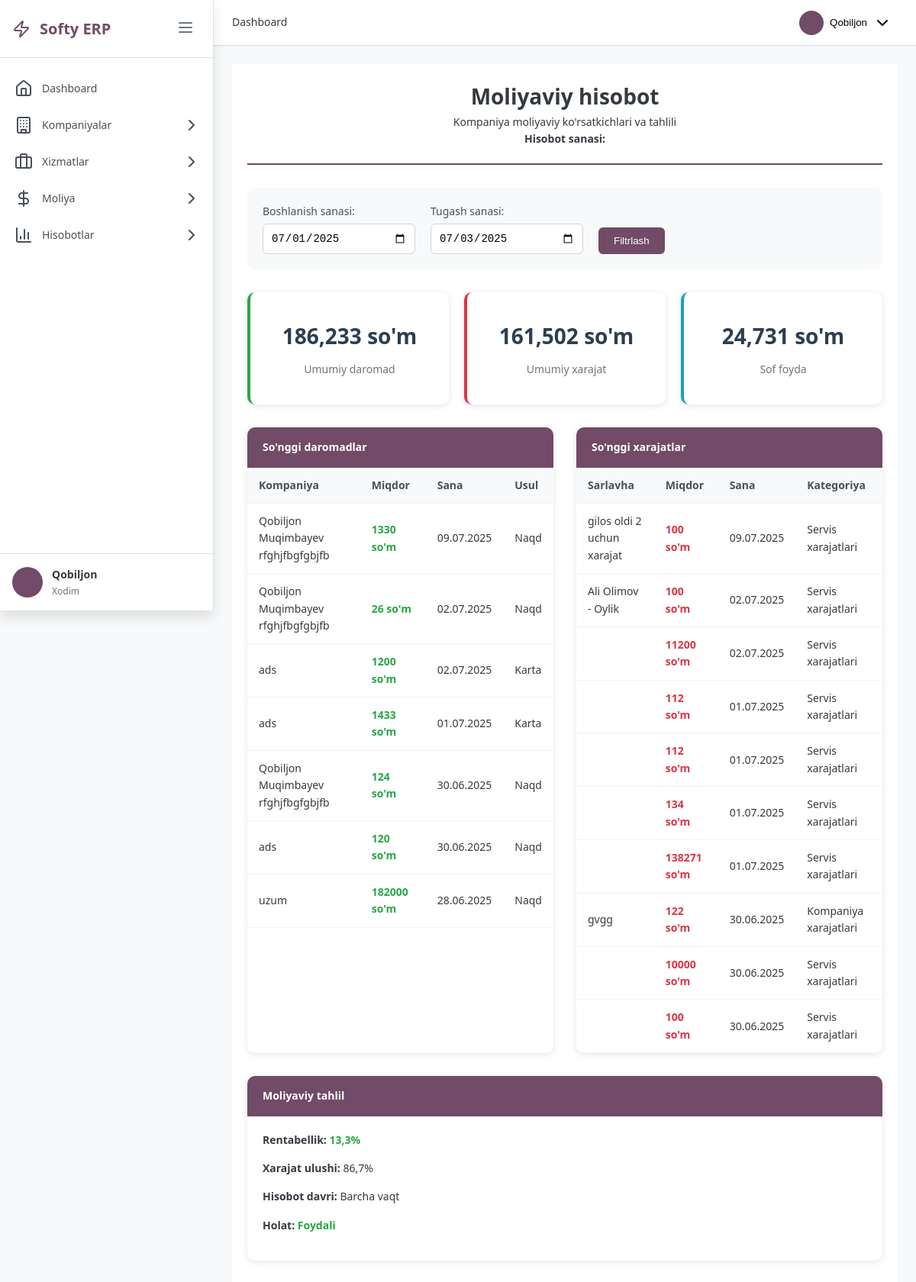
Page /financial-report/ (signed in) on the earlier database version.
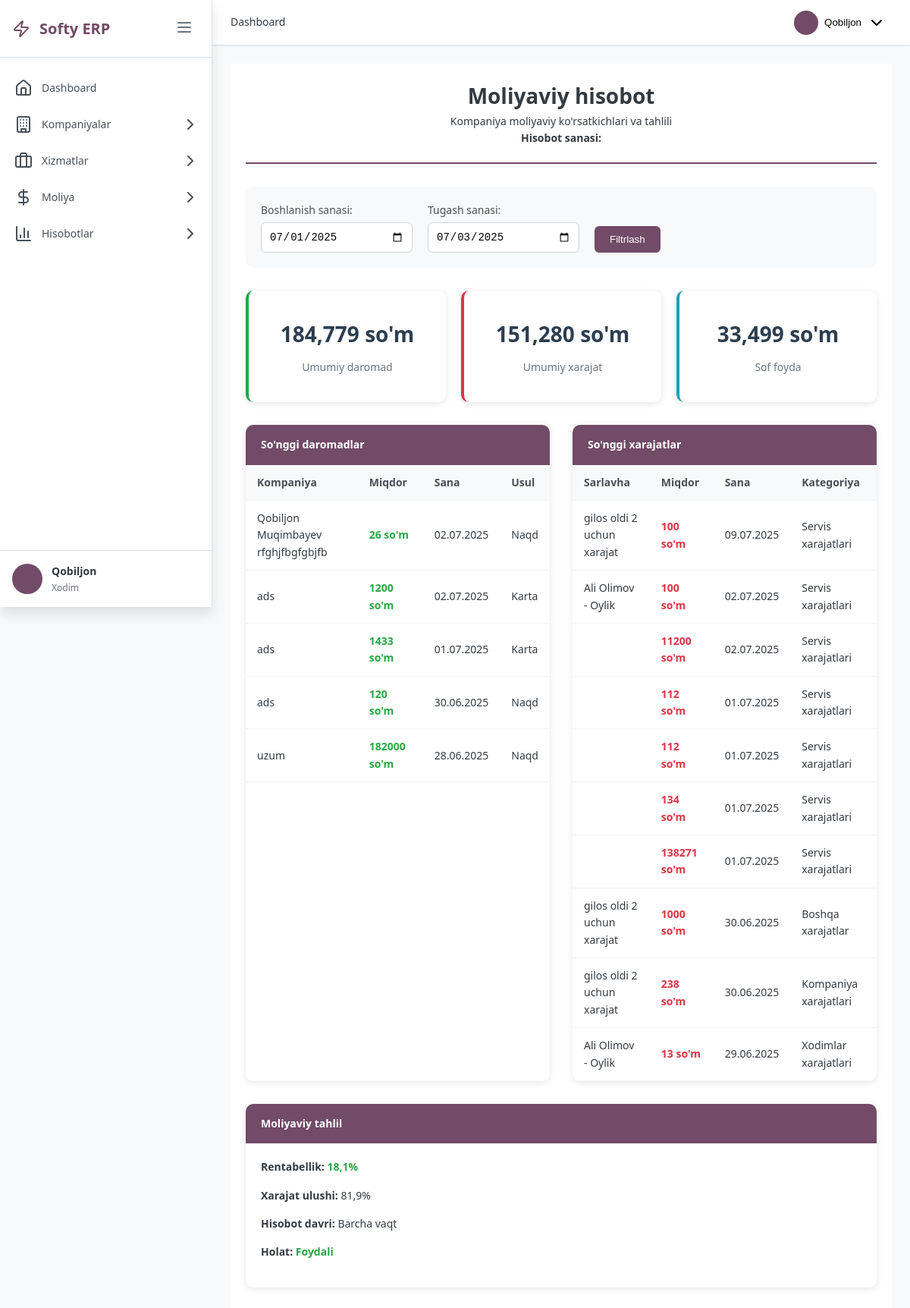
Same page on the later database version.
### main/models.py (models this page shows, shortened)
class Income(models.Model):
    STATUS_CHOICES = [
        ('received', 'Qabul qilingan'),
        ('pending', 'Kutilmoqda'),
        ('partial', 'Qisman to\'langan'),
    ]
    PAYMENT_METHOD_CHOICES = [
        ('cash', 'Naqd'),
        ('card', 'Karta'),
        ('transfer', 'O\'tkazma'),
    ]
    company = models.ForeignKey(
        Company,
        on_delete=models.CASCADE,
        related_name='incomes',
        verbose_name="Kompaniya"
    )
    service = models.ForeignKey(
        Service,
        on_delete=models.CASCADE,
        related_name='incomes',
        verbose_name="Xizmat"
    )
    amount = models.DecimalField(
        max_digits=15,
        decimal_places=2,
        verbose_name="Miqdor"
    )
    status = models.CharField(
        max_length=20,
        choices=STATUS_CHOICES,
        default='pending',
        verbose_name="Holat"
    )
    payment_method = models.CharField(
        max_length=20,
        choices=PAYMENT_METHOD_CHOICES,
        verbose_name="To'lov usuli"
    )
    payment_date = models.DateField(verbose_name="To'lov sanasi")
    notes = models.TextField(blank=True, null=True, verbose_name="Izoh")
    update_date = models.DateTimeField(auto_now=True, verbose_name="Yangilangan sana")
    created_date = models.DateTimeField(auto_now_add=True, verbose_name="Yaratilgan sana")
    taxes = models.DecimalField(
        max_digits=10,
        decimal_places=2,
        default=0,
        verbose_name="Soliq"
    )
    created_by = models.ForeignKey(
        Employees,
        on_delete=models.SET_NULL,
        null=True,
        related_name='created_incomes',
        verbose_name="Yaratgan"
    )
    updated_by = models.ForeignKey(
        Employees,
        on_delete=models.SET_NULL,
        null=True,
        blank=True,
        related_name='updated_incomes',
        verbose_name="Yangilagan"
    )
    class Meta:
        verbose_name = "Daromad"
        verbose_name_plural = "Daromadlar"
        ordering = ['-payment_date']

class Company(models.Model):
    name = models.CharField(max_length=255, verbose_name="Nomi")
    stir = models.CharField(max_length=9, unique=True, help_text="STIR raqami (9 raqam)")
    full_name = models.CharField(max_length=500, blank=True, null=True, verbose_name="Xodiminin ism familyasi")
    phone_regex = RegexValidator(
        regex=r'^\+?998[0-9]{9}$',
        message="Telefon raqam formati: +998901234567"
    )
    phone_number = models.CharField(
        validators=[phone_regex],
        max_length=17,
        blank=True,
        null=True,
        verbose_name="Telefon raqam"
    )
    email = models.EmailField(blank=True, null=True, verbose_name="Email")
    created_date = models.DateTimeField(auto_now_add=True, verbose_name="Yaratilgan sana")
    update_date = models.DateTimeField(auto_now=True, verbose_name="Yangilangan sana")
    comment = models.TextField(blank=True, null=True, verbose_name="Izoh")
    created_by = models.ForeignKey(
        Employees,
        on_delete=models.SET_NULL,
        null=True,
        related_name='created_companies',
        verbose_name="Yaratgan"
    )
    updated_by = models.ForeignKey(
        Employees,
        on_delete=models.SET_NULL,
        null=True,
        blank=True,
        related_name='updated_companies',
        verbose_name="Yangilagan"
    )
    class Meta:
        verbose_name = "Kompaniya"
        verbose_name_plural = "Kompaniyalar"
        ordering = ['-created_date']

class Expenses(models.Model):
    PAYMENT_METHOD_CHOICES = [
        ('cash', 'Naqd'),
        ('card', 'Karta'),
        ('transfer', 'O\'tkazma'),
        ('check', 'Chek'),
    ]
    service = models.ForeignKey(
        Service,
        on_delete=models.CASCADE,
        related_name='expenses',
        help_text="Loyiha/Xizmat",
        verbose_name="Xizmat",
        null=True
    )
    employee = models.ForeignKey(
        Employees,
        on_delete=models.CASCADE,
        related_name='expenses',
        verbose_name="Xodim",
        null=True
    )
    title = models.CharField(max_length=255, verbose_name="Sarlavha")
    amount = models.DecimalField(
        max_digits=12,
        decimal_places=2,
        verbose_name="Miqdor"
    )
    date = models.DateField(verbose_name="Sana")
    category = models.ForeignKey(
        ExpensesCategory,
        on_delete=models.CASCADE,
        related_name='expenses',
        verbose_name="Kategoriya"
    )
    payment_method = models.CharField(
        max_length=20,
        choices=PAYMENT_METHOD_CHOICES,
        verbose_name="To'lov usuli"
    )
    created_by = models.ForeignKey(
        Employees,
        on_delete=models.SET_NULL,
        null=True,
        related_name='created_expenses',
        verbose_name="Yaratgan"
    )
    notes = models.TextField(blank=True, null=True, verbose_name="Izoh")
    created_date = models.DateTimeField(auto_now_add=True, verbose_name="Yaratilgan sana")
    class Meta:
        verbose_name = "Xarajat"
        verbose_name_plural = "Xarajatlar"
        ordering = ['-date']

class ExpensesCategory(models.Model):
    name = models.CharField(max_length=255, verbose_name="Nomi")
    is_active = models.BooleanField(default=True, verbose_name="Faol")
    created_date = models.DateTimeField(auto_now_add=True, verbose_name="Yaratilgan sana")
    tax_rate = models.IntegerField(default=0)
    notes = models.TextField(blank=True, null=True, verbose_name="Izoh")  # TextField
    class Meta:
        verbose_name = "Xarajat kategoriyasi"
        verbose_name_plural = "Xarajat kategoriyalari"
        ordering = ['name']

### main/views/analitika.py (the view)
# urls.py: path('financial-report/', analitika.financial_report, name='financial_report'),
@login_required
def financial_report(request):
    start_date = request.GET.get('start_date')
    end_date = request.GET.get('end_date')
    income_filter = Q()
    expense_filter = Q()
    if start_date:
        income_filter &= Q(payment_date__gte=start_date)
        expense_filter &= Q(date__gte=start_date)
    if end_date:
        income_filter &= Q(payment_date__lte=end_date)
        expense_filter &= Q(date__lte=end_date)
    incomes = Income.objects.filter(income_filter, status='received')
    expenses = Expenses.objects.filter(expense_filter)
    total_income = incomes.aggregate(total=Sum('amount'))['total'] or Decimal('0')
    total_expenses = expenses.aggregate(total=Sum('amount'))['total'] or Decimal('0')
    profit = total_income - total_expenses
    profit_margin = round((profit / total_income * 100), 1) if total_income > 0 else 0
    expense_ratio = round((total_expenses / total_income * 100), 1) if total_income > 0 else 100
    status_text = "Foydali" if profit >= 0 else "Zarar"
    status_class = "amount-positive" if profit >= 0 else "amount-negative"
    status_icon = "fas fa-check-circle" if profit >= 0 else "fas fa-exclamation-triangle"
    if start_date and end_date:
        start_obj = datetime.strptime(start_date, '%Y-%m-%d')
        end_obj = datetime.strptime(end_date, '%Y-%m-%d')
        period_text = f"{start_obj.strftime('%d.%m.%Y')} - {end_obj.strftime('%d.%m.%Y')}"
    else:
        period_text = "Barcha vaqt"
    total_income_formatted = f"{total_income:,.0f}"
    total_expenses_formatted = f"{total_expenses:,.0f}"
    profit_formatted = f"{profit:,.0f}"
    context = {
        'title': 'Moliyaviy hisobot',
        'total_income': total_income,
        'total_expenses': total_expenses,
        'profit': profit,
        'total_income_formatted': total_income_formatted,
        'total_expenses_formatted': total_expenses_formatted,
        'profit_formatted': profit_formatted,
        'profit_margin': profit_margin,
        'expense_ratio': expense_ratio,
        'status_text': status_text,
        'status_class': status_class,
        'status_icon': status_icon,
        'period_text': period_text,
        'start_date': start_date,
        'end_date': end_date,
        'recent_incomes': incomes.order_by('-payment_date')[:10],
        'recent_expenses': expenses.order_by('-date')[:10],
    }
    return render(request, 'main/financial_report.html', context)

### templates/main/financial_report.html (shortened to what the changed rows need)
{% extends 'base.html' %}
    <link href="{% load static %}{% static 'css/main/analitika.css' %}" rel="stylesheet" {% block content %}
</head>
<body>
    <div class="report-container">
        <div class="report-header">
            <h1> Moliyaviy hisobot</h1>
        </div>
        <div class="financial-summary-grid">
            <div class="summary-card-report income">
                <h3>{{ total_income_formatted }} so'm</h3>
                <p>Umumiy daromad</p>
            </div>
            <div class="summary-card-report expense">
                <h3>{{ total_expenses_formatted }} so'm</h3>
                <p>Umumiy xarajat</p>
            </div>
            <div class="summary-card-report profit">
                <h3 class="{{ status_class }}">
                    {{ profit_formatted }} so'm
                </h3>
                <p>Sof foyda</p>
            </div>
        </div>
        <div class="reports-section">
            <div class="report-table-container">
                <table class="report-table">
                    <thead>
                        <tr>
                            <th>Kompaniya</th>
                            <th>Miqdor</th>
                            <th>Sana</th>
                            <th>Usul</th>
                        </tr>
                    </thead>
                    <tbody>
                        {% for income in recent_incomes %}
                        <tr>
                            <td>{{ income.company.name }}</td>
                            <td class="amount-positive">{{ income.amount|floatformat:0 }} so'm</td>
                            <td>{{ income.payment_date|date:"d.m.Y" }}</td>
                            <td>{{ income.get_payment_method_display }}</td>
                        </tr>
                        {% empty %}
                        <tr>
                            <td colspan="4" style="text-align: center; color: #6c757d;">
                                Ma'lumot mavjud emas
                            </td>
                        </tr>
                        {% endfor %}
                    </tbody>
                </table>
            </div>
            <div class="report-table-container">
                <table class="report-table">
                    <thead>
                        <tr>
                            <th>Sarlavha</th>
                            <th>Miqdor</th>
                            <th>Sana</th>
                            <th>Kategoriya</th>
                        </tr>
                    </thead>
                    <tbody>
                        {% for expense in recent_expenses %}
                        <tr>
                            <td>{{ expense.title }}</td>
                            <td class="amount-negative">{{ expense.amount|floatformat:0 }} so'm</td>
                            <td>{{ expense.date|date:"d.m.Y" }}</td>
                            <td>{{ expense.category.name }}</td>
                        </tr>
                        {% empty %}
                        <tr>
                            <td colspan="4" style="text-align: center; color: #6c757d;">
                                Ma'lumot mavjud emas
                            </td>
                        </tr>
                        {% endfor %}
                    </tbody>
                </table>
            </div>
        </div>
        <div class="report-table-container" style="margin-bottom: 30px;">
            <div style="padding: 20px;">
                <div style="margin-bottom: 15px;">
                    <strong>Rentabellik:</strong>
                    <span class="{{ status_class }}">{{ profit_margin }}%</span>
                </div>
                <div style="margin-bottom: 15px;">
                    <strong>Xarajat ulushi:</strong>
                    <span>{{ expense_ratio }}%</span>
                </div>
            </div>
        </div>
    </div>
</body>
{% endblock %}

Differences in the rows shown:
removed Income: company.name "Qobiljon Muqimbayev rfghjfbgfgbjfb", amount "1330", payment_date "09.07.2025", payment_method "Naqd"
removed Income: company.name "Qobiljon Muqimbayev rfghjfbgfgbjfb", amount "124", payment_date "30.06.2025", payment_method "Naqd"
removed Expenses: title "gvgg", amount "122", date "30.06.2025", category.name "Kompaniya xarajatlari"
removed Expenses: amount "10000", date "30.06.2025", category.name "Servis xarajatlari"
removed Expenses: amount "100", date "30.06.2025", category.name "Servis xarajatlari"
now on this page (row unchanged): Expenses: title "gilos oldi 2 uchun xarajat", amount "1000", date "30.06.2025", category.name "Boshqa xarajatlar"
now on this page (row unchanged): Expenses: title "gilos oldi 2 uchun xarajat", amount "238", date "30.06.2025", category.name "Kompaniya xarajatlari"
now on this page (row unchanged): Expenses: title "Ali Olimov - Oylik", amount "13", date "29.06.2025", category.name "Xodimlar xarajatlari"
Other differences:
{{ total_income_formatted }}: "186,233" → "184,779"
{{ total_expenses_formatted }}: "161,502" → "151,280"
{{ profit_formatted }}: "24,731" → "33,499"
{{ profit_margin }}: "13,3" → "18,1"
{{ expense_ratio }}: "86,7" → "81,9"
